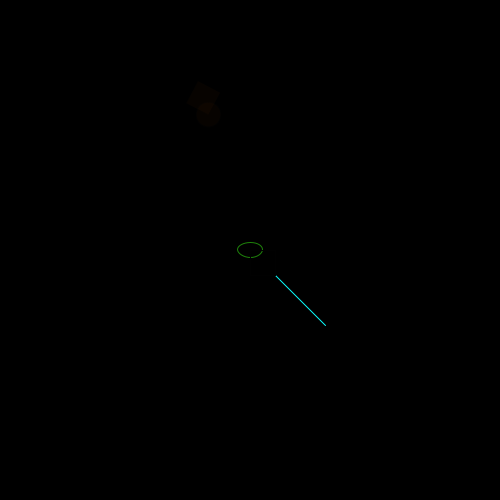
Frame 1 (no input)
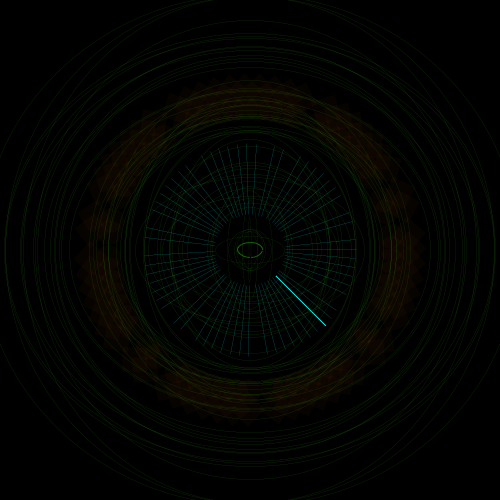
Frame 60 (the mouse pressed at the canvas centre just before this capture)
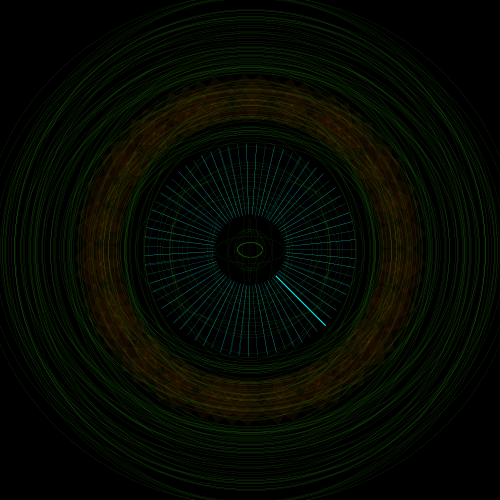
Frame 120 (the mouse held since frame 60 and released just before this capture)

The Processing sketch that drew these frames (run headless with seeded random() and noise(); from frame 60 on, the mouse is pressed at the canvas centre):

// Processing sketch: processing_23045
// ── processing_23045.pde

//Combining transformations
float angle = 0.0;
float fish=10;
int space= 10;
int move= 1;
void setup()
{
  size(500,500);
 background(0);
  smooth();
}

void draw()
{
stroke(30,130,10);
 fill(255,0);
 ellipse(250,250,fish+random(-50,50),fish+random(-50,50));
fish=fish+random(0,20);
if (fish> 500)
fish=(250);

  pushMatrix();
  
  translate(250,250);

  rotate(angle);
  noFill();
  stroke(10,255,255);
  line(25,25,75,75);
  stroke(1);
  rect(0,0,25,25);
  fill(167,73,0,10);
  angle+=500;

  popMatrix();

  pushMatrix();
  translate(250,250);
  rotate(angle);
  ellipse(100,100,25,25);
  strokeWeight(0);


  


  popMatrix();
  pushMatrix();
  translate(250,250);
  rotate(angle);
  rect(100,100,25,25);
  strokeWeight(0);





  popMatrix();
  stroke(255);



  
 

}
